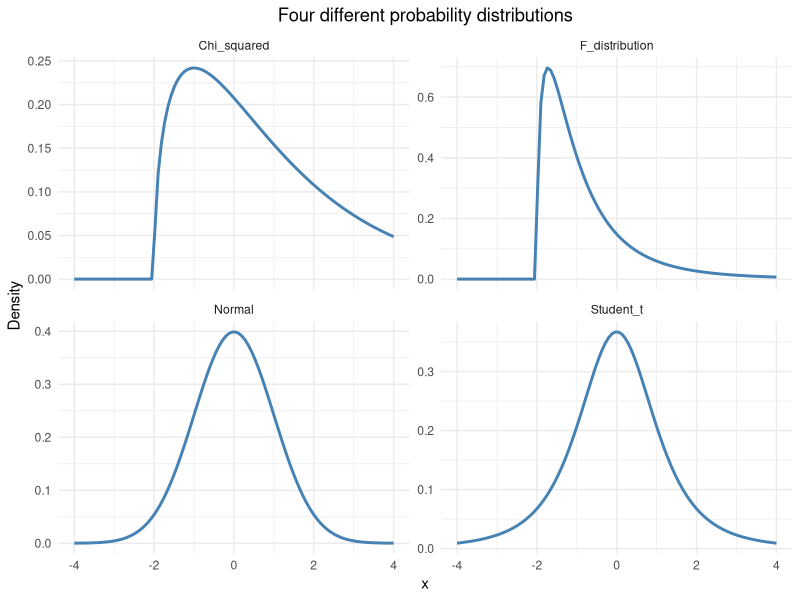

This chart was generated by the following R code:
## ---- chunk 1
# Generer data
library(tidyverse)
x <- seq(-4, 4, length.out = 100)

# Normal fordeling
normal <- dnorm(x, mean = 0, sd = 1)

# Student's t-fordeling med 3 frihedsgrader
student_t <- dt(x, df = 3)

# Chi-squared fordeling (forskudt til at passe bedre i plottet)
chi_sq <- dchisq(x + 2, df = 3)

# F-fordeling (også forskudt)
f_dist <- df(x + 2, df1 = 3, df2 = 10)

# Kombiner data
plot_data <- data.frame(x = x,
                        Normal = normal,
                        Student_t = student_t,
                        Chi_squared = chi_sq,
                        F_distribution = f_dist) |> 
  pivot_longer(-x, names_to = "Distribution", values_to = "Density")

# Lav plot med facetter
ggplot(plot_data, aes(x = x, y = Density)) +
  geom_line(linewidth = 1, colour = "steelblue") +
  facet_wrap(~Distribution, ncol = 2, scales = "free_y") +
  theme_minimal() +
  labs(title = "Four different probability distributions",
       x = "x",
       y = "Density") +
  theme(plot.title = element_text(hjust = 0.5))
## ---- chunk 2
pnorm(-1.96)
qnorm(0.025)
dnorm(0.025)
## ---- chunk 3
pnorm(-2)
## ---- chunk 4
pnorm(1.96)-pnorm(-1.96)
## ---- chunk 5
exempel <- c(1,5,7,0,42,10,11,2)
(middel <- mean(exempel))
(sd_afv <- sd(exempel))
## ---- chunk 6
norm_middel <- exempel - middel
mean(norm_middel)
## ---- chunk 7
(stdafv <- sd(norm_middel))



## ---- chunk 8
norm_middel_stdafv <- norm_middel/stdafv
mean(norm_middel_stdafv)
sd(norm_middel_stdafv)
## ---- chunk 9
pnorm(1.96, mean = 9.75, sd = 13.64604)
## ---- chunk 10
qnorm(0.4)
